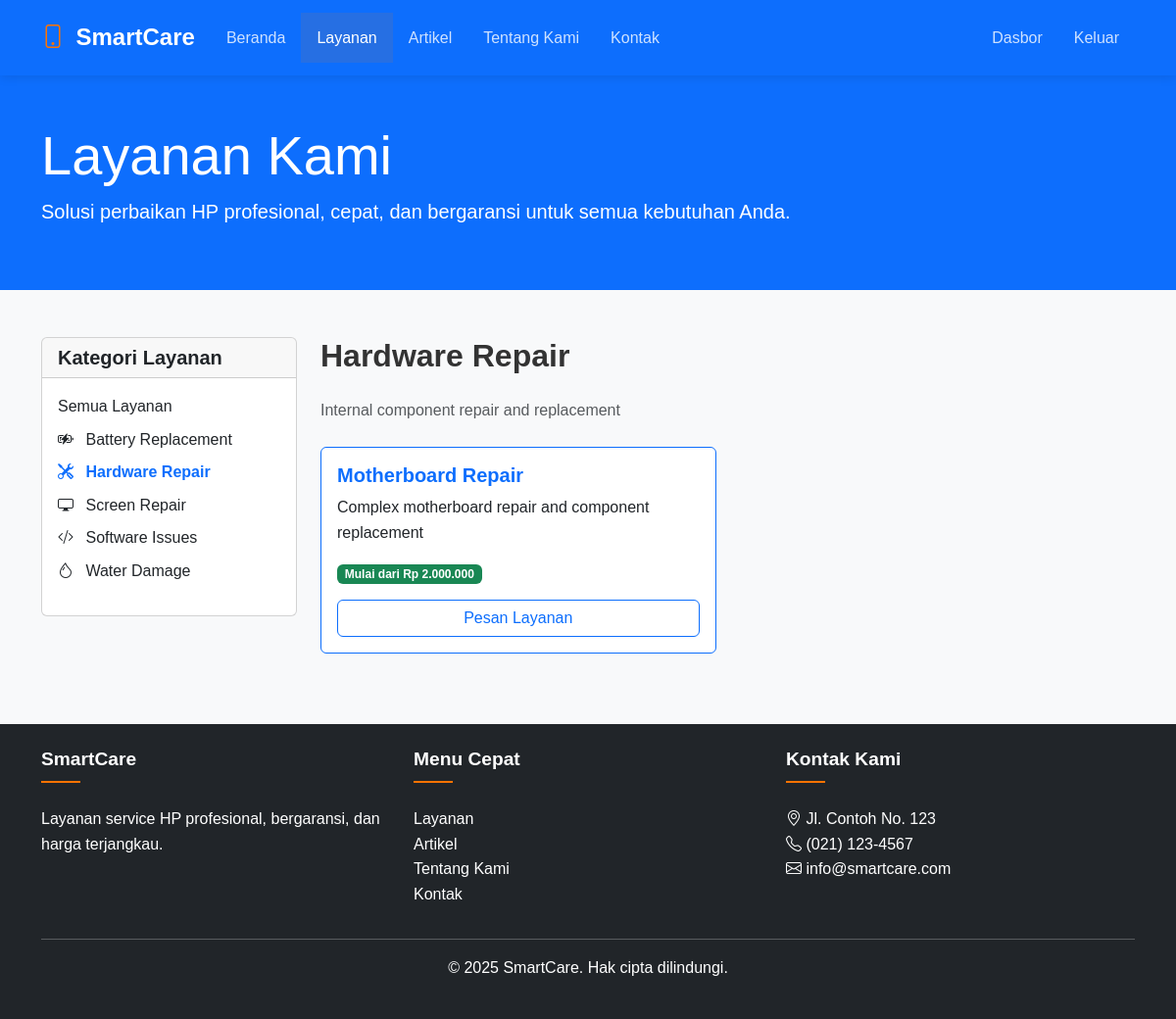
Page /services.php?category=5 (signed in) on the committed database.
### tables this page shows
CREATE TABLE IF NOT EXISTS service_categories (
    id INT AUTO_INCREMENT PRIMARY KEY,
    name VARCHAR(50) NOT NULL UNIQUE,
    slug VARCHAR(50) NOT NULL UNIQUE,
    description TEXT,
    icon VARCHAR(50),
    created_at TIMESTAMP DEFAULT CURRENT_TIMESTAMP,
    updated_at TIMESTAMP DEFAULT CURRENT_TIMESTAMP ON UPDATE CURRENT_TIMESTAMP,
    INDEX idx_slug (slug)
);

CREATE TABLE IF NOT EXISTS services (
    id INT AUTO_INCREMENT PRIMARY KEY,
    name VARCHAR(100) NOT NULL,
    slug VARCHAR(100) NOT NULL UNIQUE,
    description TEXT NOT NULL,
    price DECIMAL(10,2) NOT NULL,
    category_id INT,
    image VARCHAR(255),
    is_featured TINYINT(1) DEFAULT 0,
    created_at TIMESTAMP DEFAULT CURRENT_TIMESTAMP,
    updated_at TIMESTAMP DEFAULT CURRENT_TIMESTAMP ON UPDATE CURRENT_TIMESTAMP,
    FOREIGN KEY (category_id) REFERENCES service_categories(id) ON DELETE SET NULL,
    INDEX idx_slug (slug),
    INDEX idx_category (category_id),
    INDEX idx_featured (is_featured)
);

### includes/functions.php (called while the page is built, shortened)
<?php
function isLoggedIn() {
    return isset($_SESSION['user_id']);
}
function getServiceCategories() {
    global $conn;
    $stmt = $conn->prepare("SELECT * FROM service_categories ORDER BY name");
    $stmt->execute();
    return $stmt->fetchAll(PDO::FETCH_ASSOC);
}
function getServicesByCategory($category_id) {
    global $conn;
    $stmt = $conn->prepare("
        SELECT s.*, sc.name as category_name
        FROM services s
        LEFT JOIN service_categories sc ON s.category_id = sc.id
        WHERE s.category_id = :category_id
        ORDER BY s.name
    ");
    $stmt->bindParam(':category_id', $category_id);
    $stmt->execute();
    return $stmt->fetchAll(PDO::FETCH_ASSOC);
}
?>

### services.php (the view, shortened to what this page needs)
<?php
require_once 'config/database.php';
require_once 'includes/functions.php';
try {
    $categories = getServiceCategories();
    $category_id = isset($_GET['category']) ? (int)$_GET['category'] : null;
    $current_category = null;
    if ($category_id) {
        $services = getServicesByCategory($category_id);
        foreach ($categories as $category) {
            if ($category['id'] == $category_id) {
                $current_category = $category;
                break;
            }
        }
    }
} catch(PDOException $e) {
    error_log("Error in services.php: " . $e->getMessage());
    $error = "Terjadi kesalahan saat memuat data layanan. Silakan coba lagi nanti.";
}
?>
<!DOCTYPE html>
<html lang="id">
<head>
    <link href="https://cdn.jsdelivr.net/npm/bootstrap@5.3.0/dist/css/bootstrap.min.css" rel="stylesheet">
    <link rel="stylesheet" href="https://cdn.jsdelivr.net/npm/bootstrap-icons@1.7.2/font/bootstrap-icons.css">
    <link rel="stylesheet" href="assets/css/style.css">
</head>
<body>
    <nav class="navbar navbar-expand-lg navbar-dark bg-primary">
        <div class="container">
            <a class="navbar-brand" href="index.php">
                <i class="bi bi-phone"></i> SmartCare
            </a>
            <div class="collapse navbar-collapse" id="navbarNav">
                <ul class="navbar-nav me-auto">
                    <li class="nav-item">
                        <a class="nav-link" href="index.php">Beranda</a>
                    </li>
                    <li class="nav-item">
                        <a class="nav-link active" href="services.php">Layanan</a>
                    </li>
                    <li class="nav-item">
                        <a class="nav-link" href="blog.php">Artikel</a>
                    </li>
                    <li class="nav-item">
                        <a class="nav-link" href="about.php">Tentang Kami</a>
                    </li>
                    <li class="nav-item">
                        <a class="nav-link" href="contact.php">Kontak</a>
                    </li>
                </ul>
                <ul class="navbar-nav">
                    <?php if (isLoggedIn()): ?>
                        <li class="nav-item">
                            <a class="nav-link" href="admin/index.php">Dasbor</a>
                        </li>
                        <li class="nav-item">
                            <a class="nav-link" href="logout.php">Keluar</a>
                        </li>
                    <?php endif; ?>
                </ul>
            </div>
        </div>
    </nav>
    <div class="bg-primary text-white py-5">
        <div class="container">
            <h1 class="display-4">Layanan Kami</h1>
            <p class="lead">Solusi perbaikan HP profesional, cepat, dan bergaransi untuk semua kebutuhan Anda.</p>
        </div>
    </div>
    <div class="container py-5">
        <?php if (isset($error)): ?>
            <div class="alert alert-danger"><?php echo $error; ?></div>
        <?php else: ?>
            <div class="row">
                <div class="col-md-3">
                    <div class="card mb-4">
                        <div class="card-header">
                            <h5 class="mb-0">Kategori Layanan</h5>
                        </div>
                        <div class="card-body">
                            <ul class="list-unstyled">
                                <li class="mb-2">
                                    <a href="services.php" class="text-decoration-none <?php echo !$category_id ? 'text-primary fw-bold' : 'text-dark'; ?>">
                                        Semua Layanan
                                    </a>
                                </li>
                                <?php foreach ($categories as $category): ?>
                                    <li class="mb-2">
                                        <a href="services.php?category=<?php echo $category['id']; ?>"
                                           class="text-decoration-none <?php echo $category_id == $category['id'] ? 'text-primary fw-bold' : 'text-dark'; ?>">
                                            <i class="bi <?php echo $category['icon']; ?> me-2"></i>
                                            <?php echo htmlspecialchars($category['name']); ?>
                                        </a>
                                    </li>
                                <?php endforeach; ?>
                            </ul>
                        </div>
                    </div>
                </div>
                <div class="col-md-9">
                    <?php if ($current_category): ?>
                        <h2 class="mb-4"><?php echo htmlspecialchars($current_category['name']); ?></h2>
                        <p class="text-muted mb-4"><?php echo htmlspecialchars($current_category['description']); ?></p>
                    <?php endif; ?>
                    <?php if (empty($services)): ?>
                        <div class="alert alert-info">
                            Tidak ada layanan pada kategori ini.
                        </div>
                    <?php else: ?>
                        <div class="row">
                            <?php foreach ($services as $service): ?>
                                <div class="col-md-6 mb-4">
                                    <div class="card h-100 border-primary">
                                        <div class="card-body">
                                            <h5 class="card-title text-primary"><?php echo htmlspecialchars($service['name']); ?></h5>
                                            <p class="card-text"><?php echo htmlspecialchars($service['description']); ?></p>
                                            <span class="badge bg-success mb-2">Mulai dari Rp <?php echo number_format($service['price'], 0, ',', '.'); ?></span>
                                            <a href="service_request.php?id=<?php echo $service['id']; ?>" class="btn btn-outline-primary w-100 mt-2">Pesan Layanan</a>
                                        </div>
                                    </div>
                                </div>
                            <?php endforeach; ?>
                        </div>
                    <?php endif; ?>
                </div>
            </div>
        <?php endif; ?>
    </div>
    <footer class="bg-dark text-white py-4">
        <div class="container">
            <div class="row">
                <div class="col-md-4">
                    <h5>SmartCare</h5>
                    <p>Layanan service HP profesional, bergaransi, dan harga terjangkau.</p>
                </div>
                <div class="col-md-4">
                    <h5>Menu Cepat</h5>
                    <ul class="list-unstyled">
                        <li><a href="services.php" class="text-white">Layanan</a></li>
                        <li><a href="blog.php" class="text-white">Artikel</a></li>
                        <li><a href="about.php" class="text-white">Tentang Kami</a></li>
                        <li><a href="contact.php" class="text-white">Kontak</a></li>
                    </ul>
                </div>
                <div class="col-md-4">
                    <h5>Kontak Kami</h5>
                    <ul class="list-unstyled">
                        <li><i class="bi bi-geo-alt"></i> Jl. Contoh No. 123</li>
                        <li><i class="bi bi-telephone"></i> (021) 123-4567</li>
                        <li><i class="bi bi-envelope"></i> info@smartcare.com</li>
                    </ul>
                </div>
            </div>
            <hr>
            <div class="text-center">
                <p>&copy; <?php echo date('Y'); ?> SmartCare. Hak cipta dilindungi.</p>
            </div>
        </div>
    </footer>
</body>
</html>

### assets/css/style.css (style rules this page uses)
body { font-family: 'Poppins', sans-serif; background-color: #f8f9fa; color: #333; line-height: 1.6; }
a { text-decoration: none; transition: all 0.3s ease; }
h1, h2, h3, h4, h5, h6 { font-weight: 600; }
.navbar { background-color: #0b2e59; padding: 0.8rem 0; box-shadow: 0 2px 10px rgba(0, 0, 0, 0.1); }
.navbar-brand { font-weight: 700; font-size: 1.5rem; color: #fff; }
.navbar-brand i { color: #ff7300; margin-right: 0.3rem; }
.navbar-dark .navbar-nav .nav-link { color: rgba(255,255,255,0.8); font-weight: 500; padding: 0.8rem 1rem; transition: all 0.3s ease; }
.navbar-dark .navbar-nav .nav-link:hover, .navbar-dark .navbar-nav .nav-link.active { color: #fff; background-color: rgba(255, 115, 0, 0.1); }
footer { background-color: #0b2e59; color: rgba(255, 255, 255, 0.7); padding-top: 4rem; }
footer h5 { color: #fff; font-size: 1.2rem; margin-bottom: 1.5rem; position: relative; padding-bottom: 0.8rem; }
footer h5::after { content: ''; position: absolute; bottom: 0; left: 0; width: 40px; height: 2px; background-color: #ff7300; }

### rows in the picture
service_categories: name "Battery Replacement"
service_categories: name "Hardware Repair", description "Internal component repair and replacement"
service_categories: name "Screen Repair"
service_categories: name "Software Issues"
service_categories: name "Water Damage"
services: name "Motherboard Repair", description "Complex motherboard repair and component replacement", price "2.000.000"
